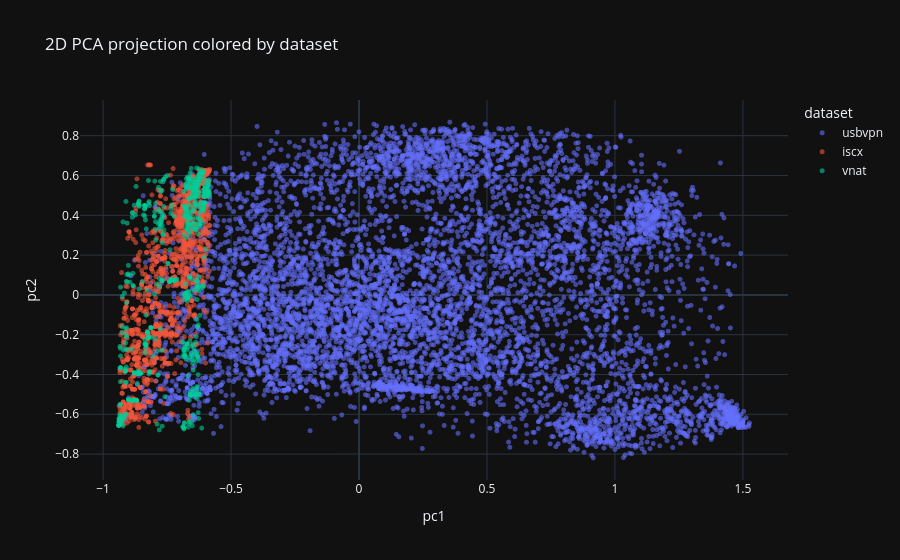
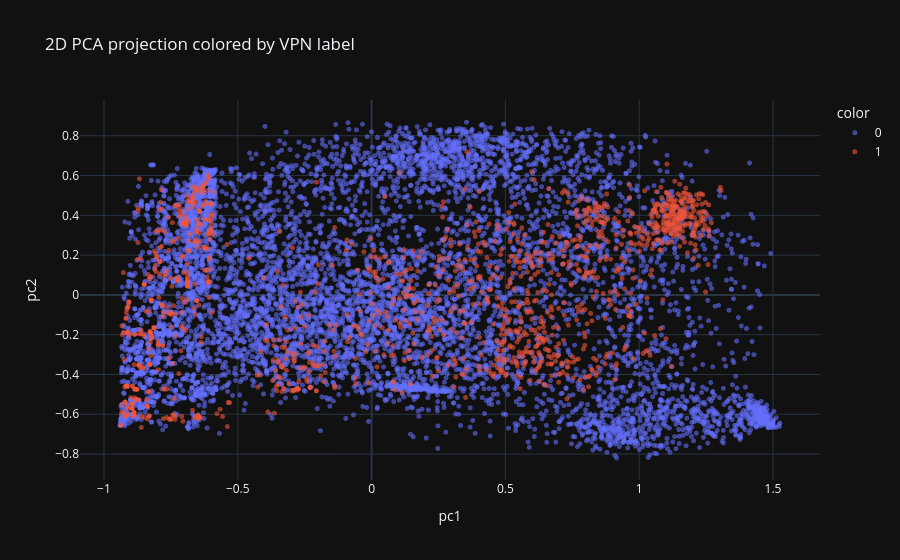
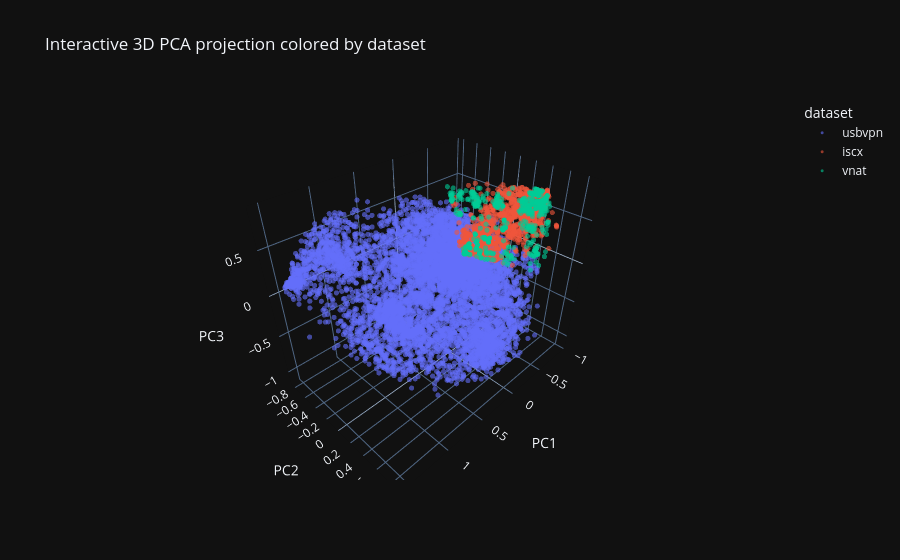
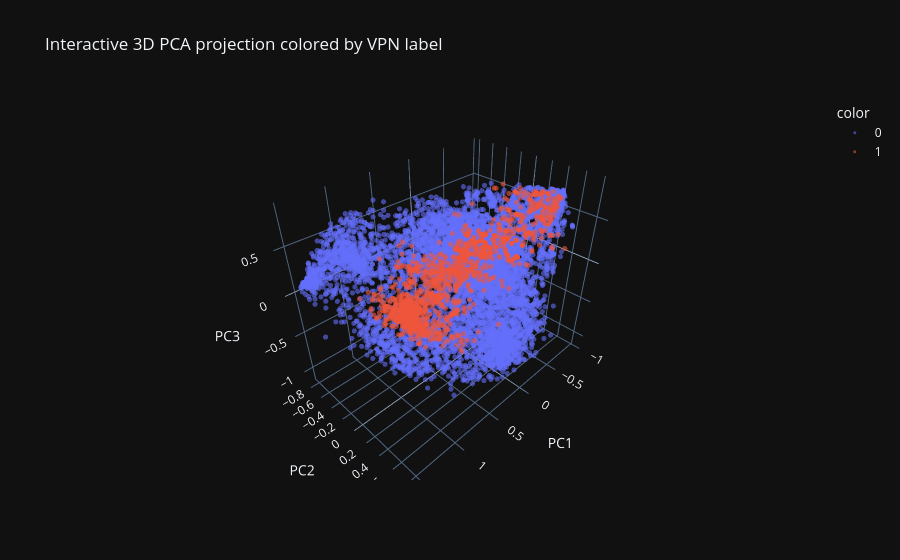

Notebook cell for these charts, in order:
### Code cell
print("=" * 80)
print("INTERACTIVE PCA VISUALIZATION (PLOTLY 3D)")
print("=" * 80)

import numpy as np
import pandas as pd
from sklearn.decomposition import PCA
import plotly.express as px
import plotly.graph_objects as go

# -----------------------------
# 1. Prepare transformed feature matrix
# -----------------------------
X_all = pipe.transform(df_all)[COMPACT_FEATURES].copy()

pca_3d = PCA(n_components=3, random_state=SEED)
Z_3d = pca_3d.fit_transform(X_all)

viz_df = df_all[["dataset", "label", "split"]].copy().reset_index(drop=True)
viz_df["pc1"] = Z_3d[:, 0]
viz_df["pc2"] = Z_3d[:, 1]
viz_df["pc3"] = Z_3d[:, 2]

sample_df = viz_df.sample(min(10000, len(viz_df)), random_state=SEED).copy()

print("Explained variance ratio:")
print({
    "PC1": round(float(pca_3d.explained_variance_ratio_[0]), 4),
    "PC2": round(float(pca_3d.explained_variance_ratio_[1]), 4),
    "PC3": round(float(pca_3d.explained_variance_ratio_[2]), 4),
    "Total": round(float(pca_3d.explained_variance_ratio_[:3].sum()), 4),
})

# -----------------------------
# 2. Interactive 2D PCA plots
# -----------------------------
fig_2d_dataset = px.scatter(
    sample_df,
    x="pc1",
    y="pc2",
    color="dataset",
    hover_data=["label", "split"],
    title="2D PCA projection colored by dataset",
    opacity=0.6,
)
fig_2d_dataset.update_traces(marker=dict(size=5))
fig_2d_dataset.show()

fig_2d_label = px.scatter(
    sample_df,
    x="pc1",
    y="pc2",
    color=sample_df["label"].astype(str),
    hover_data=["dataset", "split"],
    title="2D PCA projection colored by VPN label",
    opacity=0.6,
)
fig_2d_label.update_traces(marker=dict(size=5))
fig_2d_label.show()

# -----------------------------
# 3. Interactive 3D PCA plot colored by dataset
# -----------------------------
fig_3d_dataset = px.scatter_3d(
    sample_df,
    x="pc1",
    y="pc2",
    z="pc3",
    color="dataset",
    hover_data=["label", "split"],
    title="Interactive 3D PCA projection colored by dataset",
    opacity=0.6,
)
fig_3d_dataset.update_traces(marker=dict(size=3))
fig_3d_dataset.update_layout(scene=dict(
    xaxis_title="PC1",
    yaxis_title="PC2",
    zaxis_title="PC3"
))
fig_3d_dataset.show()

# -----------------------------
# 4. Interactive 3D PCA plot colored by label
# -----------------------------
fig_3d_label = px.scatter_3d(
    sample_df,
    x="pc1",
    y="pc2",
    z="pc3",
    color=sample_df["label"].astype(str),
    hover_data=["dataset", "split"],
    title="Interactive 3D PCA projection colored by VPN label",
    opacity=0.6,
)
fig_3d_label.update_traces(marker=dict(size=3))
fig_3d_label.update_layout(scene=dict(
    xaxis_title="PC1",
    yaxis_title="PC2",
    zaxis_title="PC3"
))
fig_3d_label.show()

# -----------------------------
# 5. Interactive 3D PCA biplot
# -----------------------------
# Use a smaller sample for the biplot so it stays responsive
biplot_sample_df = viz_df.sample(min(3000, len(viz_df)), random_state=SEED).copy()
biplot_indices = biplot_sample_df.index.to_numpy()
scores = Z_3d[biplot_indices, :3]

# Loadings: one vector per feature
loadings = pca_3d.components_.T[:, :3]

# Scale arrows so they are visible in PCA space
score_scale = np.max(np.abs(scores))
loading_scale = np.max(np.abs(loadings))
arrow_scale = 0.35 * score_scale / loading_scale if loading_scale > 0 else 1.0
scaled_loadings = loadings * arrow_scale

fig_biplot = go.Figure()

# Scatter points
for lbl in sorted(biplot_sample_df["label"].unique()):
    sub = biplot_sample_df[biplot_sample_df["label"] == lbl]
    idx = sub.index.to_numpy()
    fig_biplot.add_trace(
        go.Scatter3d(
            x=Z_3d[idx, 0],
            y=Z_3d[idx, 1],
            z=Z_3d[idx, 2],
            mode="markers",
            name=f"Label {lbl}",
            marker=dict(size=3, opacity=0.45),
            text=[
                f"dataset={d}<br>label={l}<br>split={s}"
                for d, l, s in zip(sub["dataset"], sub["label"], sub["split"])
            ],
            hoverinfo="text",
        )
    )

# Feature loading lines + labels
for i, feat in enumerate(COMPACT_FEATURES):
    x_end, y_end, z_end = scaled_loadings[i, 0], scaled_loadings[i, 1], scaled_loadings[i, 2]

    fig_biplot.add_trace(
        go.Scatter3d(
            x=[0, x_end],
            y=[0, y_end],
            z=[0, z_end],
            mode="lines",
            line=dict(width=6),
            name=f"loading: {feat}",
            showlegend=False,
            hoverinfo="skip",
        )
    )

    fig_biplot.add_trace(
        go.Scatter3d(
            x=[x_end],
            y=[y_end],
            z=[z_end],
            mode="text",
            text=[feat],
            textposition="top center",
            showlegend=False,
            hoverinfo="text",
        )
    )

fig_biplot.update_layout(
    title="Interactive 3D PCA Biplot",
    scene=dict(
        xaxis_title="PC1",
        yaxis_title="PC2",
        zaxis_title="PC3",
    ),
    height=800,
)
fig_biplot.show()

### Figure 1 — Plotly figure (JSON) as saved in the notebook; plotly's stock layout.template omitted (floating-point values rounded to 4 significant figures; data arrays with more than 128 entries replaced by an {"elided": "..."} marker saying what was removed)
{"data": [{"customdata": {"elided": "7181x2 mixed values"}, "hovertemplate": "dataset=usbvpn<br>pc1=%{x}<br>pc2=%{y}<br>label=%{customdata[0]}<br>split=%{customdata[1]}<extra></extra>", "legendgroup": "usbvpn", "marker": {"color": "#636efa", "opacity": 0.6, "symbol": "circle", "size": 5}, "mode": "markers", "name": "usbvpn", "showlegend": true, "x": {"elided": "7181 float values"}, "xaxis": "x", "y": {"elided": "7181 float values"}, "yaxis": "y", "type": "scattergl"}, {"customdata": {"elided": "1659x2 mixed values"}, "hovertemplate": "dataset=iscx<br>pc1=%{x}<br>pc2=%{y}<br>label=%{customdata[0]}<br>split=%{customdata[1]}<extra></extra>", "legendgroup": "iscx", "marker": {"color": "#EF553B", "opacity": 0.6, "symbol": "circle", "size": 5}, "mode": "markers", "name": "iscx", "showlegend": true, "x": {"elided": "1659 float values"}, "xaxis": "x", "y": {"elided": "1659 float values"}, "yaxis": "y", "type": "scattergl"}, {"customdata": {"elided": "1160x2 mixed values"}, "hovertemplate": "dataset=vnat<br>pc1=%{x}<br>pc2=%{y}<br>label=%{customdata[0]}<br>split=%{customdata[1]}<extra></extra>", "legendgroup": "vnat", "marker": {"color": "#00cc96", "opacity": 0.6, "symbol": "circle", "size": 5}, "mode": "markers", "name": "vnat", "showlegend": true, "x": {"elided": "1160 float values"}, "xaxis": "x", "y": {"elided": "1160 float values"}, "yaxis": "y", "type": "scattergl"}], "layout": {"xaxis": {"anchor": "y", "domain": [0.0, 1.0], "title": {"text": "pc1"}}, "yaxis": {"anchor": "x", "domain": [0.0, 1.0], "title": {"text": "pc2"}}, "legend": {"title": {"text": "dataset"}, "tracegroupgap": 0}, "title": {"text": "2D PCA projection colored by dataset"}}}

### Figure 2 — Plotly figure (JSON) as saved in the notebook; plotly's stock layout.template omitted (floating-point values rounded to 4 significant figures; data arrays with more than 128 entries replaced by an {"elided": "..."} marker saying what was removed)
{"data": [{"customdata": {"elided": "8528x2 str values"}, "hovertemplate": "color=0<br>pc1=%{x}<br>pc2=%{y}<br>dataset=%{customdata[0]}<br>split=%{customdata[1]}<extra></extra>", "legendgroup": "0", "marker": {"color": "#636efa", "opacity": 0.6, "symbol": "circle", "size": 5}, "mode": "markers", "name": "0", "showlegend": true, "x": {"elided": "8528 float values"}, "xaxis": "x", "y": {"elided": "8528 float values"}, "yaxis": "y", "type": "scattergl"}, {"customdata": {"elided": "1472x2 str values"}, "hovertemplate": "color=1<br>pc1=%{x}<br>pc2=%{y}<br>dataset=%{customdata[0]}<br>split=%{customdata[1]}<extra></extra>", "legendgroup": "1", "marker": {"color": "#EF553B", "opacity": 0.6, "symbol": "circle", "size": 5}, "mode": "markers", "name": "1", "showlegend": true, "x": {"elided": "1472 float values"}, "xaxis": "x", "y": {"elided": "1472 float values"}, "yaxis": "y", "type": "scattergl"}], "layout": {"xaxis": {"anchor": "y", "domain": [0.0, 1.0], "title": {"text": "pc1"}}, "yaxis": {"anchor": "x", "domain": [0.0, 1.0], "title": {"text": "pc2"}}, "legend": {"title": {"text": "color"}, "tracegroupgap": 0}, "title": {"text": "2D PCA projection colored by VPN label"}}}

### Figure 3 — Plotly figure (JSON) as saved in the notebook; plotly's stock layout.template omitted (floating-point values rounded to 4 significant figures; data arrays with more than 128 entries replaced by an {"elided": "..."} marker saying what was removed)
{"data": [{"customdata": {"elided": "7181x2 mixed values"}, "hovertemplate": "dataset=usbvpn<br>pc1=%{x}<br>pc2=%{y}<br>pc3=%{z}<br>label=%{customdata[0]}<br>split=%{customdata[1]}<extra></extra>", "legendgroup": "usbvpn", "marker": {"color": "#636efa", "opacity": 0.6, "symbol": "circle", "size": 3}, "mode": "markers", "name": "usbvpn", "scene": "scene", "showlegend": true, "x": {"elided": "7181 float values"}, "y": {"elided": "7181 float values"}, "z": {"elided": "7181 float values"}, "type": "scatter3d"}, {"customdata": {"elided": "1659x2 mixed values"}, "hovertemplate": "dataset=iscx<br>pc1=%{x}<br>pc2=%{y}<br>pc3=%{z}<br>label=%{customdata[0]}<br>split=%{customdata[1]}<extra></extra>", "legendgroup": "iscx", "marker": {"color": "#EF553B", "opacity": 0.6, "symbol": "circle", "size": 3}, "mode": "markers", "name": "iscx", "scene": "scene", "showlegend": true, "x": {"elided": "1659 float values"}, "y": {"elided": "1659 float values"}, "z": {"elided": "1659 float values"}, "type": "scatter3d"}, {"customdata": {"elided": "1160x2 mixed values"}, "hovertemplate": "dataset=vnat<br>pc1=%{x}<br>pc2=%{y}<br>pc3=%{z}<br>label=%{customdata[0]}<br>split=%{customdata[1]}<extra></extra>", "legendgroup": "vnat", "marker": {"color": "#00cc96", "opacity": 0.6, "symbol": "circle", "size": 3}, "mode": "markers", "name": "vnat", "scene": "scene", "showlegend": true, "x": {"elided": "1160 float values"}, "y": {"elided": "1160 float values"}, "z": {"elided": "1160 float values"}, "type": "scatter3d"}], "layout": {"scene": {"domain": {"x": [0.0, 1.0], "y": [0.0, 1.0]}, "xaxis": {"title": {"text": "PC1"}}, "yaxis": {"title": {"text": "PC2"}}, "zaxis": {"title": {"text": "PC3"}}}, "legend": {"title": {"text": "dataset"}, "tracegroupgap": 0}, "title": {"text": "Interactive 3D PCA projection colored by dataset"}}}

### Figure 4 — Plotly figure (JSON) as saved in the notebook; plotly's stock layout.template omitted (floating-point values rounded to 4 significant figures; data arrays with more than 128 entries replaced by an {"elided": "..."} marker saying what was removed)
{"data": [{"customdata": {"elided": "8528x2 str values"}, "hovertemplate": "color=0<br>pc1=%{x}<br>pc2=%{y}<br>pc3=%{z}<br>dataset=%{customdata[0]}<br>split=%{customdata[1]}<extra></extra>", "legendgroup": "0", "marker": {"color": "#636efa", "opacity": 0.6, "symbol": "circle", "size": 3}, "mode": "markers", "name": "0", "scene": "scene", "showlegend": true, "x": {"elided": "8528 float values"}, "y": {"elided": "8528 float values"}, "z": {"elided": "8528 float values"}, "type": "scatter3d"}, {"customdata": {"elided": "1472x2 str values"}, "hovertemplate": "color=1<br>pc1=%{x}<br>pc2=%{y}<br>pc3=%{z}<br>dataset=%{customdata[0]}<br>split=%{customdata[1]}<extra></extra>", "legendgroup": "1", "marker": {"color": "#EF553B", "opacity": 0.6, "symbol": "circle", "size": 3}, "mode": "markers", "name": "1", "scene": "scene", "showlegend": true, "x": {"elided": "1472 float values"}, "y": {"elided": "1472 float values"}, "z": {"elided": "1472 float values"}, "type": "scatter3d"}], "layout": {"scene": {"domain": {"x": [0.0, 1.0], "y": [0.0, 1.0]}, "xaxis": {"title": {"text": "PC1"}}, "yaxis": {"title": {"text": "PC2"}}, "zaxis": {"title": {"text": "PC3"}}}, "legend": {"title": {"text": "color"}, "tracegroupgap": 0}, "title": {"text": "Interactive 3D PCA projection colored by VPN label"}}}
